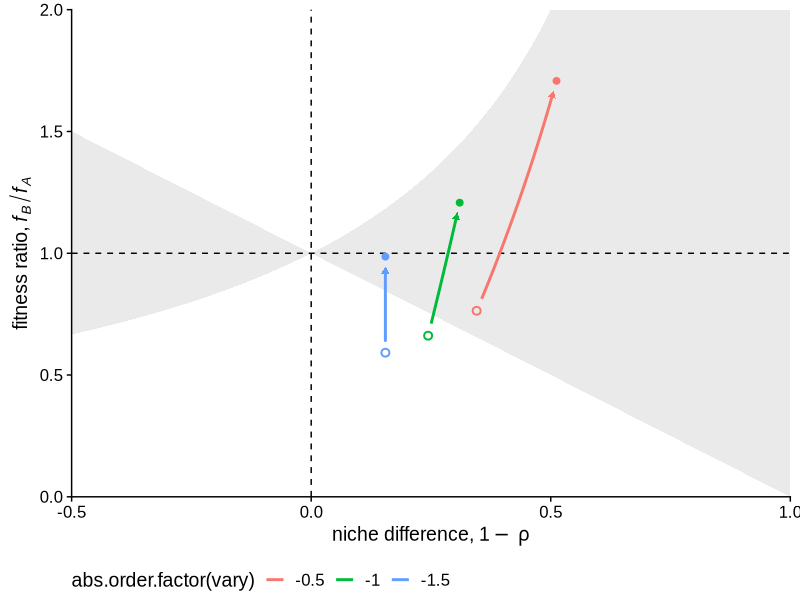
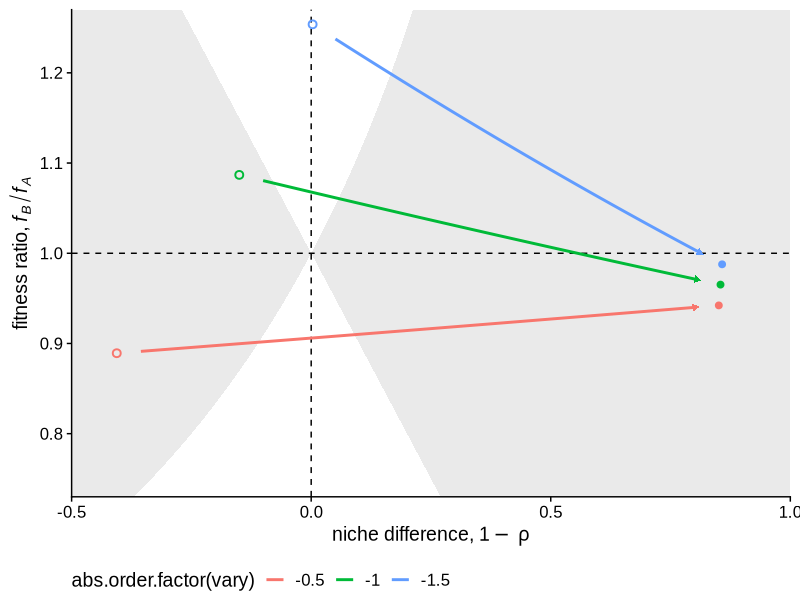
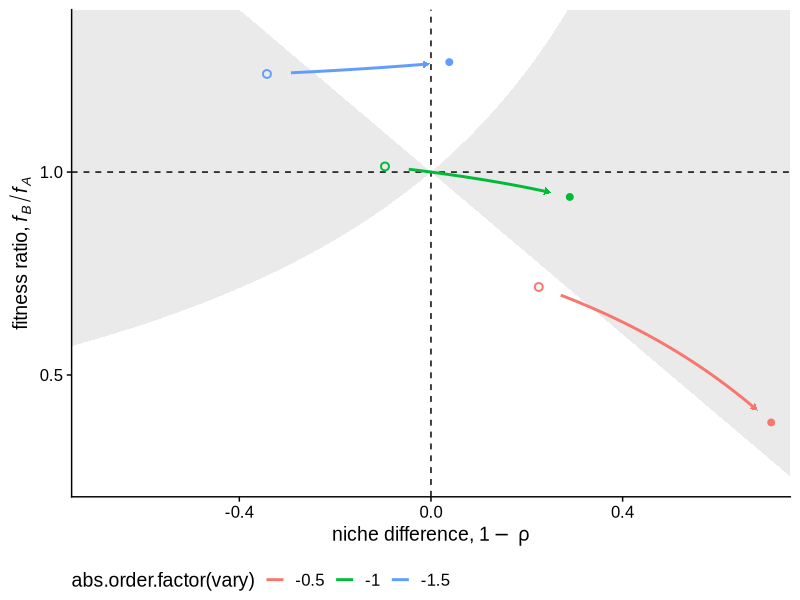
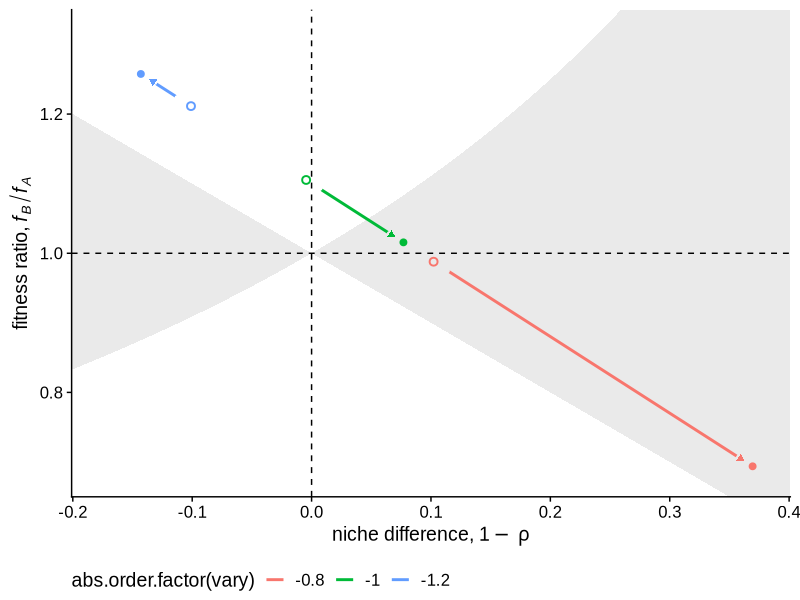

R code for these plots, in order:
#################################################################################
#### Effects of soil microbes on plant competition: a perspective from modern coexistence theory
#### Ke & Wan (accepted July 2019) Ecological Monographs
####
#### This R script creates Figure 3 in the main text
#### Figure 3: Examples of how plant???soil microbe interactions and plant???plant competition together determine competition outcome
#################################################################################



######################################
#### Load packages
######################################
library('ggplot2')
library('grid')
library('gridExtra')
library('magrittr')
library('dplyr')
library('RColorBrewer')
library('cowplot')



######################################
#### 1. Plot setting and supporting functions
######################################
#### Feature Arial in the figures:
figure.font <- 'Arial'

#### Define functions to calculate niche overlap and fitness ratio
get.rho <- function(cAA=NA, cAB=NA, cBA=NA, cBB=NA,
                    sAA=NA, sAB=NA, sBA=NA, sBB=NA,
                    phiA=NA, phiB=NA) {
  # We use the new definiton where negative cij = competition
  result <- sqrt(
    (cBA + sBA*phiA)*(cAB + sAB*phiB)/((cAA + sAA*phiA)*(cBB + sBB*phiB))
  )
  return(result)
}

get.fit <- function(cAA=NA, cAB=NA, cBA=NA, cBB=NA,
                    sAA=NA, sAB=NA, sBA=NA, sBB=NA,
                    phiA=NA, phiB=NA, A.over.B=T) {
  if (!A.over.B) return(get.fit(cAA=cBB, cAB=cBA, cBA=cAB, cBB=cAA,
                                sAA=sBB, sAB=sBA, sBA=sAB, sBB=sAA,
                                phiA=phiB, phiB=phiA))
  # We use the new definiton where negative cij = competition
  result <- sqrt(
    (cBB + sBB*phiB)*(cBA + sBA*phiA)/((cAA + sAA*phiA)*(cAB + sAB*phiB))
  )
  return(result)
}

#### Function to generate data frame for plotting 
plot.frame <- function(params=NA, vary.variable=NA, vary.values=NA, strengths=NA, get.params=NA, A.over.B=T) {
  
  # Generate grid of PSF strengths and varying aboveground coefficients
  grid <- expand.grid(strength=strengths, vary=vary.values)
  
  # Modify the parameters we are varying
  new.params <- get.params(params, grid$strength)
  new.params[[vary.variable]] <- grid$vary
  
  # Calculate Chessonian components
  rhos <- do.call(get.rho, new.params)
  new.params[['A.over.B']] <- A.over.B
  fits <- do.call(get.fit, new.params)
  
  # Put all together in a data frame for plotting
  result <- cbind(grid, data.frame(rho=rhos, fit=fits))
  return(result)
}

#### General plot helpers 
name.apply <- function(name, fn) {
  result <- lapply(name, fn)
  names(result) <- name
  return(result)
}

abs.order.factor <- function(x) factor(x, unique(x) %>% .[order(abs(.))])
fit.plot <- function(frame, A.over.B=T) {
  result <- ggplot(frame) +
    geom_abline(intercept=1.0, slope=0, linetype=2) +
    geom_line(aes(x=strength, y=fit, group=abs.order.factor(vary), color=abs.order.factor(vary)), size=1) + 
    ylab(ifelse(A.over.B,
                expression(paste('fitness ratio, ', italic('f'['A']/'f'['B']))),
                expression(paste('fitness ratio, ', italic('f'['B']/'f'['A'])))))
  return(result)
}

rho.plot <- function(frame) {
  result <- ggplot(frame) + 
    geom_line(aes(x=strength, y=rho, group=abs.order.factor(vary), color=abs.order.factor(vary)), size=1) +
    ylab(expression(paste('niche overlap, ', italic(rho))))
  return(result)
}

battleaxe.plot <- function(frame, xlim=c(-0.5,1), ylim=c(0,2), 
                           start.strength=-2, end.strength=0, cross.linetype=2,
                           line.avoid.radius=0.05, arrow.avoid.radius=0.04,
                           A.over.B=T) {
  my.seq <- seq(1-min(xlim), 1-max(xlim), by=-0.001)
  battleaxe <- data.frame(rho=my.seq, bottom=my.seq, top=1/my.seq)
  filtered.data <- filter(frame, 
                          strength>=min(start.strength, end.strength), 
                          strength<=max(start.strength, end.strength))
  if (start.strength < end.strength) {
    filtered.data <- arrange(filtered.data, strength, abs(vary))
  } else {
    filtered.data <- arrange(filtered.data, desc(strength), abs(vary))
  }
  starts <- filtered.data %>% arrange(abs(strength-start.strength)) %>%
    group_by(vary) %>% slice(1) %>% ungroup()
  ends <- filtered.data %>% arrange(abs(strength-end.strength)) %>%
    group_by(vary) %>% slice(1) %>% ungroup()
  enriched.data <- filtered.data %>% 
    left_join(transmute(starts, vary=vary, start.rho=rho, start.fit=fit), by='vary') %>%
    left_join(transmute(ends, vary=vary, end.rho=rho, end.fit=fit), by='vary') %>%
    mutate(start.dist=sqrt((rho-start.rho)^2+(fit-start.fit)^2),
           end.dist=sqrt((rho-end.rho)^2+(fit-end.fit)^2)) %>%
    mutate(min.dist=pmin(start.dist, end.dist))
  
  # Make axe-shaped plot
  result <- ggplot() +
    # geom_ribbon(aes(x=1-rho, ymin=min(bottom), ymax=top), data=battleaxe, alpha=0.1) +
    # geom_ribbon(aes(x=1-rho, ymin=bottom, ymax=max(top)), data=battleaxe, alpha=0.1)
    geom_ribbon(aes(x=1-rho, ymin=bottom, ymax=top), data=battleaxe, alpha=0.1)
  
  # Add cross
  result <- result +
    geom_hline(yintercept=1.0, linetype=cross.linetype) +
    geom_vline(xintercept=0, linetype=cross.linetype)
  
  # Add line between points
  result <- result + 
    geom_line(aes(x=1-rho, y=fit, group=abs.order.factor(vary), color=abs.order.factor(vary)), 
              size=1,
              data=filter(enriched.data, min.dist>line.avoid.radius))
  
  # Add arrow
  result <- result +
    geom_path(aes(x=1-rho, y=fit, group=abs.order.factor(vary), color=abs.order.factor(vary)), 
              size=0, arrow=arrow(type='closed', length=unit(6,'pt')), show.legend=F,
              data=filter(enriched.data, end.dist<=2*arrow.avoid.radius, end.dist>=arrow.avoid.radius))
  
  # Add start point
  result <- result +
    geom_point(aes(x=1-rho, y=fit, color=abs.order.factor(vary)), 
               data=starts, show.legend=F,
               size=2, stroke=1, shape=21, fill='transparent')
  
  # Add end point
  result <- result +
    geom_point(aes(x=1-rho, y=fit, color=abs.order.factor(vary)), 
               data=ends, show.legend=F, size=2) +
    coord_cartesian(xlim=xlim, ylim=ylim, expand=F)
  
  # Make theme nice
  result <- result +
    cowplot::theme_cowplot(font_family=figure.font) + theme(legend.position='bottom', legend.title.align=0.5) +
    ylab(ifelse(A.over.B,
                expression(paste('fitness ratio, ', italic('f'['A']/'f'['B']))),
                expression(paste('fitness ratio, ', italic('f'['B']/'f'['A']))))) +
    xlab(expression(paste('niche difference, ', 1-italic(''~rho))))
  return(result)
}

#### Complex composite plot recipes 
full.plot <- function(
  all.frames, 
  # Component plot parameters
  xlim=NA, rho.ylim=NA, fit.ylim=NA, xlabel='strength',
  # Battleaxe plot parameters
  battleaxe.xlim=c(-0.5,1), battleaxe.ylim=c(0,2), 
  start.strength=-1, end.strength=0,
  line.avoid.radius=0.05, arrow.avoid.radius=0.04, cross.linetype=2,
  # Color
  palettes=NA, 
  panel.labels=c('A', 'B', 'C', 'D'), 
  panel.font=gpar(fontsize=16, fontfamily='Helvetica', fontface='bold'),
  horiz.margin=0.25, vert.margin=0, units='in', # panel.heights=c(0.3, 0.3, 0.4),
  A.over.B=T,
  row.labels=list('cAA'='A', 'cAB'='B', 'cBA'='C', 'cBB'='D'),
  my.theme=cowplot::theme_cowplot(font_family=figure.font),
  display=F
) {
  # Calculate ranges for x and y
  xlim <- c(start.strength, end.strength)
  if (any(is.na(xlim))) xlim <- range(sapply(all.frames, function(x) x$strength))
  if (any(is.na(rho.ylim))) rho.ylim <- range(sapply(all.frames, function(x) x$rho))
  if (any(is.na(fit.ylim))) fit.ylim <- range(sapply(all.frames, function(x) x$fit))
  
  # Generate base panel ggplots
  fit.coord <- coord_cartesian(xlim=xlim, ylim=fit.ylim, expand=F)
  rho.coord <- coord_cartesian(xlim=xlim, ylim=rho.ylim, expand=F)
  fit.plots <- name.apply(names(all.frames), function(coef) (fit.plot(
    all.frames[[coef]], A.over.B=A.over.B) + fit.coord + palettes[[coef]] + xlab(xlabel)))
  rho.plots <- name.apply(names(all.frames), function(coef) (rho.plot(
    all.frames[[coef]]) + rho.coord + palettes[[coef]] + xlab(xlabel)))
  if (xlim[1] > xlim[2]) {
    fit.plots <- plyr::llply(fit.plots, function(x) x + scale_x_reverse())
    rho.plots <- plyr::llply(rho.plots, function(x) x + scale_x_reverse())
  }
  
  # Battleaxes
  battleaxes <- name.apply(names(all.frames), function(coef) battleaxe.plot(
    all.frames[[coef]], xlim=battleaxe.xlim, ylim=battleaxe.ylim, 
    start.strength=start.strength, end.strength=end.strength,
    cross.linetype=cross.linetype, A.over.B=A.over.B,
    line.avoid.radius=line.avoid.radius, arrow.avoid.radius=arrow.avoid.radius) + palettes[[coef]])
  # # Throwaway function to add labels to each panel
  # add.label <- function(p, label) arrangeGrob(p, 
  #                                             top=textGrob(label, just=c("left","top"),
  #                                                          x=unit(6,'pt')+unit(horiz.margin,units),
  #                                                          y=unit(6,'pt')-unit(vert.margin,units), 
  #                                                          gp=panel.font))
  
  # Adjust margins and x title spacing
  mar <- margin(l=horiz.margin, r=horiz.margin, t=vert.margin, b=vert.margin, unit=units)
  thm <- my.theme +
    theme(
      plot.margin=mar,
      axis.title.x=element_text(margin=margin(t=8, unit='pt'))) +
    theme(legend.position='bottom', legend.title.align=0.5)
  
  # Create multipanel figure
  arrange.func <- ifelse(display, grid.arrange, arrangeGrob)
  
  # Hack to hide legend without affecting layout
  hide.legend <- guides(colour=guide_legend(override.aes=list(alpha=0), 
                                            label.theme=element_blank(), title.theme=element_blank()))
  rho.plots <- name.apply(names(rho.plots), function(coef) rho.plots[[coef]] + 
                             hide.legend + ggtitle(row.labels[[coef]]))
  fit.plots <- plyr::llply(fit.plots, function(x) x +
                           ggtitle(' '))
  battleaxes <- plyr::llply(battleaxes, function(x) x +
                          hide.legend + ggtitle(' '))
  all.plots <- name.apply(names(row.labels), function(coef) list(
    rho.plots[[coef]], fit.plots[[coef]], battleaxes[[coef]])) %>%
    unlist(recursive=F)
  # result <- arrange.func(
  #   add.label(rho1 + thm + guides(color=F), panel.labels[1]), 
  #   add.label(rho2 + thm + guides(color=F), panel.labels[2]), 
  #   add.label(fit1 + thm + guides(color=F), panel.labels[3]), 
  #   add.label(fit2 + thm + guides(color=F), panel.labels[4]),
  #   add.label(p1 + thm + scale1, panel.labels[5]),
  #   add.label(p2 + thm + scale2, panel.labels[6]),
  #   nrow=3, heights=panel.heights)
  all.plots <- lapply(all.plots, function(p) p + thm)
  result <- do.call(arrange.func, c(all.plots, list(nrow=4)))
  
  # Return result if we are not displaying figure
  if (!display) return(result)
}

#### General parameters for all plots
spacer <- '  '
row.labels <- list(
  'cAA'=expression(paste(bold('(a) '), '  Changing ', italic('c'['AA']), 
                         ' (effect of intraspecific competition on plant A)')),
  'cAB'=expression(paste(bold('(b) '), '  Changing ', italic('c'['AB']),
                         ' (effect of interspecific competition on plant A)')),
  'cBB'=expression(paste(bold('(c) '), '  Changing ', italic('c'['BB']),
                         ' (effect of intraspecific competition on plant B)')),
  'cBA'=expression(paste(bold('(d) '), '  Changing ', italic('c'['BA']),
                         ' (effect of interspecific competition on plant B)')))
plot.theme <- cowplot::theme_cowplot(font_size=10, font_family=figure.font) + 
  theme(legend.box.spacing=unit(0.0625/2, 'in'), 
        plot.title=element_text(hjust=0.08, vjust=2, size=14))
palette.names <- c('cAA'='Reds', 'cAB'='Blues',
                   'cBA'='Greens', 'cBB'='Purples')
scale.labels <- c('cAA'=expression(paste(italic('c'['AA']), '   ')),
                  'cAB'=expression(paste(italic('c'['AB']), '   ')),
                  'cBA'=expression(paste(italic('c'['BA']), '   ')),
                  'cBB'=expression(paste(italic('c'['BB']), '   ')))
A.over.B <- F

get.colors <- function(coef, total.colors=7, skip=2) {
  labels <- paste(as.character(coef.values[[coef]]), spacer)
  breaks <- coef.values[[coef]]
  indices <- seq(total.colors-(length(breaks)-1)*skip, total.colors, by=skip)
  colors <- brewer.pal(total.colors, palette.names[[coef]])[indices]
  result <- scale_color_manual(
    scale.labels[[coef]], values=colors,
    breaks=breaks)
  return(result)
}


######################################
#### 2. Janzen-Connell scenario
######################################
#### Function for Janzen-Connell
get.JC.params <- function(params, strengths) {
  new.params <- params
  new.params[['sAA']] <- strengths
  new.params[['sBB']] <- strengths
  return(new.params)
}

#### Define some default parameters
# above.strength <- -1
# below.strength <- -0.1
# default.params <- list(
#   cAA=above.strength, cAB=above.strength, cBA=above.strength, cBB=above.strength,
#   sAA=below.strength, sAB=below.strength, sBA=below.strength, sBB=below.strength,
#   rA=0.25, rB=0.2, KA=100, KB=125, SA=2, SB=2)
default.params <- list(
  cAA=-1, cAB=-1, cBA=-0.8, cBB=-0.8,
  sAA=-0.4, sAB=-0.4, sBA=-0.5, sBB=-0.5,
  phiA=1.6, phiB=2.0)

#### Generate plotting data
min.str.JC <- -0.32; max.str.JC <- -6
strengths.JC <- seq(min.str.JC, max.str.JC, by=-0.001)

#### Values for competition coefficient (varied for each panel)
my.values <- c(-0.5, -1.0, -1.5)
coef.values <- list('cAA'=my.values, 'cAB'=my.values,
                    'cBA'=my.values, 'cBB'=my.values)

#### Generate plotting data
JC.frames <- name.apply(names(coef.values), function(coef) plot.frame(
  params=default.params, strengths=strengths.JC, A.over.B=A.over.B,
  vary.variable=coef, vary.values=coef.values[[coef]], get.params=get.JC.params))

#### Generate palettes for each parameter
JC.palettes <- name.apply(names(palette.names), get.colors)

#### Generate x-axis label
JC.label <- expression(
  paste('Janzen-Connell effect, ', italic(sigma['AA']) == italic(''~sigma['BB'])))

#### Plot in full
JC.full <- full.plot(JC.frames, A.over.B=A.over.B, palettes=JC.palettes,
          row.labels=row.labels, my.theme=plot.theme,
          start.strength=min.str.JC, end.strength=max.str.JC, 
          xlim=c(min.str, max.str), xlabel=JC.label,
          battleaxe.xlim=c(-0.5,1), battleaxe.ylim=c(0.73,1.27), cross.linetype=2, 
          horiz.margin=0.125, vert.margin=0.0625)

#### Save plots
ggsave('MCTbasedPSF_FigS1.pdf', JC.full, width=7.5, height=10, units='in')


######################################
#### 3. Enemy release scenario
######################################
#### Function for enemy relase
get.ER.params <- function(params, strengths) {
  new.params <- params
  new.params[['sBA']] <- strengths
  new.params[['sBB']] <- strengths
  return(new.params)
}

#### Define some default parameters
# below.strength <- -1
# default.params <- list(
#   cAA=-1.5, cAB=-1, cBA=-1, cBB=-1.5,
#   sAA=below.strength, sAB=below.strength, sBA=below.strength, sBB=below.strength,
#   rA=12.0, rB=3.0, KA=100, KB=100, SA=3, SB=3)
default.params <- list(
  cAA=-1.5, cAB=-1, cBA=-1, cBB=-1.5,
  sAA=-0.5, sAB=-0.5, sBA=-2, sBB=-2,
  phiA=0.5, phiB=0.5)

#### Generate plotting data
# min.str <- -1; max.str <- 0
min.str.ER <- -2; max.str.ER <- 0
strengths.ER <- seq(min.str.ER, max.str.ER, by=0.001)

#### Values for competition coefficient (varied for each panel)
my.values <- c(-0.5, -1, -1.5)
coef.values <- list('cAA'=my.values, 'cAB'=my.values,
                    'cBA'=my.values, 'cBB'=my.values)

#### Generate plotting data
ER.frames <- name.apply(names(coef.values), function(coef) plot.frame(
  params=default.params, strengths=strengths.ER, A.over.B=A.over.B,
  vary.variable=coef, vary.values=coef.values[[coef]], get.params=get.ER.params))

#### Generate palettes for each parameter
ER.palettes <- name.apply(names(palette.names), get.colors)

#### Generate x-axis label
ER.label <- expression(
  paste('enemy impact on B, ', italic(sigma['BA']) == italic(''~sigma['BB'])))

#### Plot in full
ER.full <- full.plot(ER.frames, A.over.B=A.over.B, palettes=ER.palettes,
                     row.labels=row.labels, my.theme=plot.theme,
                     start.strength=min.str.ER, end.strength=max.str.ER, 
                     xlim=c(min.str, max.str), xlabel=ER.label,
                     battleaxe.xlim=c(-0.225,0.55), battleaxe.ylim=c(0,2.25), cross.linetype=2, 
                     horiz.margin=0.125, vert.margin=0.0625)

#### Save plots
ggsave('MCTbasedPSF_FigS2.pdf', ER.full, width=7.5, height=10, units='in')



######################################
#### 4. Mutual facilitation scenario
######################################
#### Function for mutual facilitation
get.MF.params <- function(params, strengths) {
  new.params <- params
  new.params[['sAB']] <- strengths
  new.params[['sBA']] <- strengths
  return(new.params)
}

#### Define some default parameters
# above.strength <- -1
# below.strength <- 0.25
# default.params <- list(
#   cAA=above.strength, cAB=above.strength, cBA=above.strength, cBB=above.strength,
#   sAA=below.strength, sAB=below.strength, sBA=below.strength, sBB=below.strength,
#   rA=0.5, rB=0.45, KA=100, KB=100, SA=0.15, SB=0.2)
default.params <- list(
  cAA=-1, cAB=-1, cBA=-1, cBB=-1,
  sAA=0.5, sAB=0.5, sBA=0.5, sBB=0.5,
  phiA=0.15, phiB=0.2)

#### Generate plotting data
min.str.MF <- 0; max.str.MF <- 2
strengths.MF <- seq(min.str.MF, max.str.MF, by=0.001)

#### Values for competition coefficient (varied for each panel)
my.values <- c(-0.5, -1, -1.5)
coef.values <- list('cAA'=my.values, 'cAB'=my.values,
                    'cBA'=my.values, 'cBB'=my.values)

#### Generate plotting data
MF.frames <- name.apply(names(coef.values), function(coef) plot.frame(
  params=default.params, strengths=strengths.MF, A.over.B=A.over.B,
  vary.variable=coef, vary.values=coef.values[[coef]], get.params=get.MF.params))

#### Generate palettes for each parameter
MF.palettes <- name.apply(names(palette.names), get.colors)

#### Generate x-axis label
MF.label <- expression(
  paste('mutualist faciliation, ', italic(sigma['AB']) == italic(''~sigma['BA'])))

#### Plot in full
MF.full <- full.plot(MF.frames, A.over.B=A.over.B, palettes=MF.palettes,
                     row.labels=row.labels, my.theme=plot.theme,
                     start.strength=min.str.MF, end.strength=max.str.MF, 
                     xlim=c(min.str, max.str), xlabel=MF.label,
                     battleaxe.xlim=c(-0.75,1), battleaxe.ylim=c(0.3,1.8), cross.linetype=2, 
                     horiz.margin=0.125, vert.margin=0.0625)

#### Save plots
ggsave('MCTbasedPSF_FigS3.pdf', MF.full, width=7.5, height=10, units='in')



######################################
#### 5. Soil conditioning scenario
######################################
#### Function for soil conditioning
get.SC.params <- function(params, strengths) {
  new.params <- params
  new.params[['phiB']] <- strengths
  return(new.params)
}

#### Define some default parameters
# above.strength <- -1
# below.strength <- 0.5
# default.params <- list(
#   cAA=above.strength, cAB=above.strength, cBA=above.strength, cBB=above.strength, 
#   sAA=below.strength, sAB=0.5*below.strength, sBA=0.5*below.strength, sBB=below.strength,
#   rA=1, rB=2.45, KA=100, KB=110, SA=0.025, SB=0.25)
default.params <- list(
  cAA=-1, cAB=-1, cBA=-0.9, cBB=-0.9,
  sAA=0.5, sAB=0.25, sBA=0.10, sBB=0.20,
  phiA=0.025, phiB=0.025)

#### Generate plotting data
min.str.SC <- 0.025; max.str.SC <- 2.5
by.str <- 0.0001
strengths.SC <- seq(min.str.SC, max.str.SC, by=by.str)

#### Values for competition coefficient (varied for each panel)
my.values <- c(-0.8, -1, -1.2)
coef.values <- list('cAA'=my.values, 'cAB'=my.values,
                    'cBA'=my.values, 'cBB'=my.values)

#### Generate plotting data
SC.frames <- name.apply(names(coef.values), function(coef) plot.frame(
  params=default.params, strengths=strengths.SC, A.over.B=A.over.B,
  vary.variable=coef, vary.values=coef.values[[coef]], get.params=get.SC.params))

#### Generate palettes for each parameter
SC.palettes <- name.apply(names(palette.names), get.colors)

#### Generate x-axis label
SC.label <- expression(
  paste('soil conditioning of B, ', italic(phi1['B'])))

#### Plot in full
SC.full <- full.plot(SC.frames, A.over.B=A.over.B, palettes=SC.palettes,
                     row.labels=row.labels, my.theme=plot.theme,
                     start.strength=min.str.SC, end.strength=max.str.SC, 
                     xlim=c(min.str, max.str), xlabel=SC.label,
                     battleaxe.xlim=c(-0.4,0.4), battleaxe.ylim=c(0.6,1.4), cross.linetype=2,
                     line.avoid.radius=0.02, arrow.avoid.radius=0.01,
                     horiz.margin=0.125, vert.margin=0.0625)

#### Save plots
ggsave('MCTbasedPSF_FigS4.pdf', SC.full, width=7.5, height=10, units='in')



######################################
#### 6. PLot Figure 3
######################################
#### Get individual panels
battleaxe.JC.cAA <- battleaxe.plot(JC.frames[['cAA']], A.over.B=F,
                                   xlim=c(-0.5,1), ylim=c(0.73,1.27),
                                   start.strength=min.str.JC, end.strength=max.str.JC)
battleaxe.ER.cBA <- battleaxe.plot(ER.frames[['cBA']], A.over.B=F,
                                   xlim=c(-0.5,1), ylim=c(0,2),
                                   start.strength=min.str.ER, end.strength=max.str.ER)
battleaxe.MF.cAB <- battleaxe.plot(MF.frames[['cAB']], A.over.B=F,
                                   xlim=c(-0.75,0.75), ylim=c(0.2,1.4),
                                   start.strength=min.str.MF, end.strength=max.str.MF)
battleaxe.SC.cAB <- battleaxe.plot(SC.frames[['cAB']], A.over.B=F,
                                   xlim=c(-0.201,0.401), ylim=c(0.65,1.35),
                                   line.avoid.radius=0.02, arrow.avoid.radius=0.01,
                                   start.strength=min.str.SC, end.strength=max.str.SC)

#### Adjust margins and x title spacing
horiz.margin <- 0.25; vert.margin <- 0.125; units <- 'in'
mar <- margin(l=horiz.margin, r=horiz.margin, t=vert.margin, b=vert.margin, unit=units)
thm <- cowplot::theme_cowplot(font_family=figure.font) + 
  theme(plot.margin=mar, axis.title.x=element_text(margin=margin(t=8, unit='pt'))) + 
  theme(legend.position='bottom', legend.title.align=0.5)

#### Throwaway function to add labels to plot panels
panel.font <- gpar(fontsize=16, fontfamily='Helvetica')
add.label <- function(p, label) arrangeGrob(p, 
                                            top=textGrob(label, just=c("left","top"),
                                                         x=unit(6,'pt')+unit(horiz.margin,units),
                                                         y=unit(24,'pt')-unit(vert.margin,units), 
                                                         # y=unit(6,'pt')-unit(vert.margin,units), 
                                                         gp=panel.font))
#### Assemble the plot
all.together <- arrangeGrob(
  add.label(battleaxe.JC.cAA + thm + JC.palettes[['cAA']], expression(paste(bold('(a)'), '   Janzen-Connell'))), 
  add.label(battleaxe.ER.cBA + thm + ER.palettes[['cBA']], expression(paste(bold('(b)'), '   Enemy release'))), 
  add.label(battleaxe.MF.cAB + thm + MF.palettes[['cAB']], expression(paste(bold('(c)'), '   Mutual facilitation'))), 
  add.label(battleaxe.SC.cAB + thm + SC.palettes[['cAB']], expression(paste(bold('(d)'), '   Differential soil conditioning'))),
  ncol=2)

#### Save the final plot!
ggsave('MCTbasedPSF_Fig3.pdf', plot=all.together, width=7.5, height=7.5)
